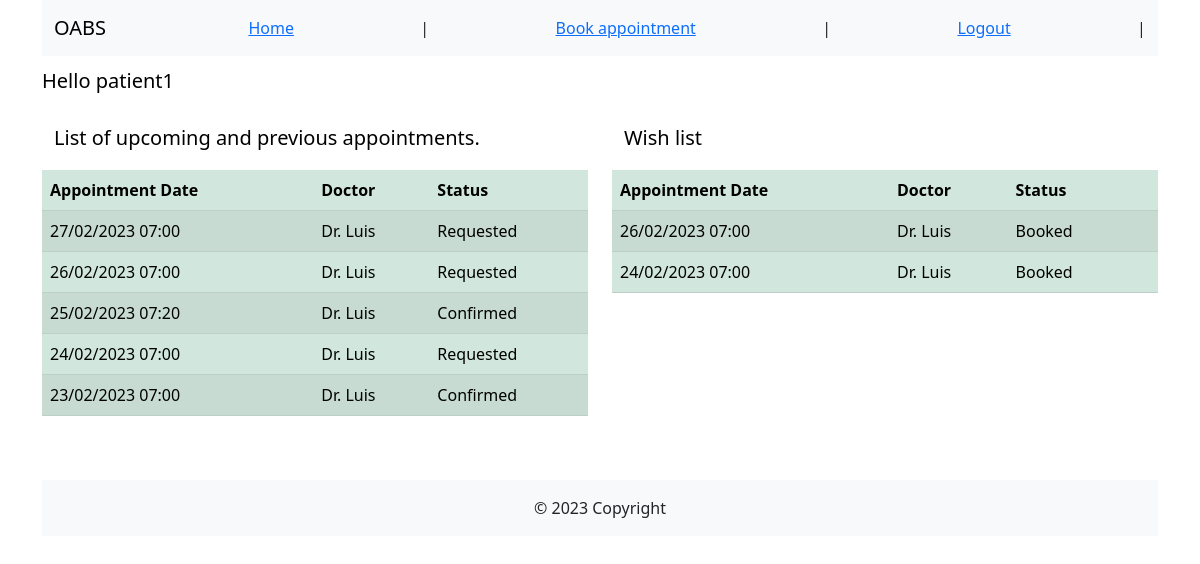
Page /home/ (signed in) on the earlier database version.
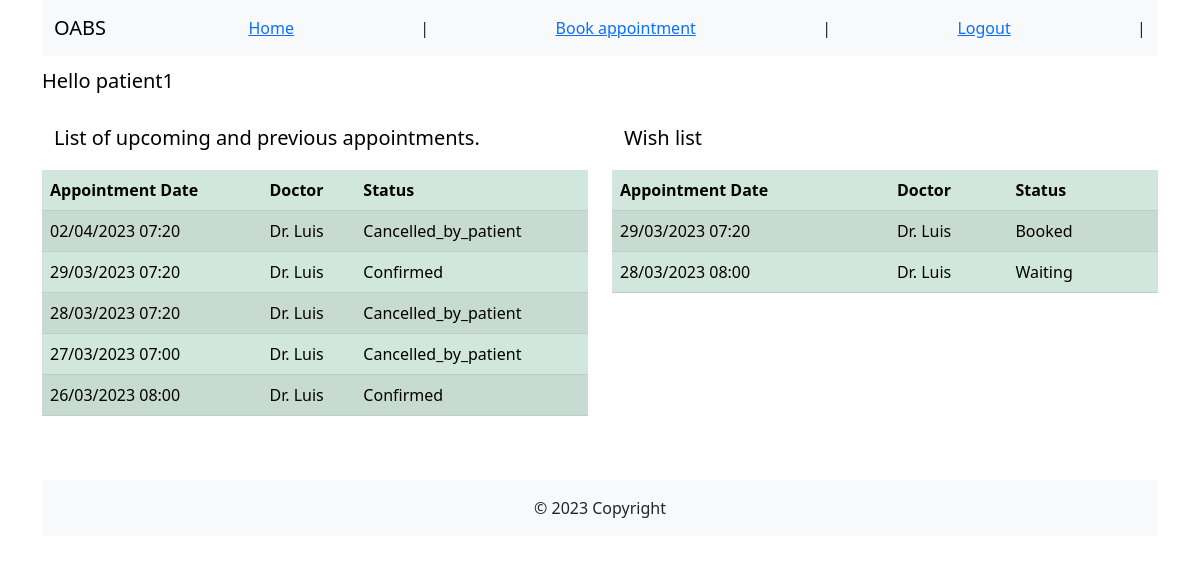
Same page on the later database version.
### appointments_app/models.py (models this page shows, shortened)
class Appointment(models.Model):
    patient = models.ForeignKey(Patient, on_delete=models.CASCADE)
    doctor = models.ForeignKey(Doctor, on_delete=models.CASCADE)
    appointment_date = models.DateTimeField(blank=False)
    symptoms = models.CharField(max_length=256, blank=False)
    request_date = models.DateTimeField(default = timezone.now)
    appointment_status = models.ForeignKey(
        AppointmentStatus, on_delete=models.CASCADE, to_field='status', default='Requested')
    class Meta:
        constraints = [models.UniqueConstraint(
            fields=['doctor', 'appointment_date', 'appointment_status'],
            condition=Q(appointment_status='Requested') | Q(appointment_status='Confirmed'),
            name='unique_appointment')]

class AppointmentStatus(models.Model):
    status = models.CharField(max_length=256, blank=False, unique=True)
    def __str__(self):
        return f'{self.status}'

class WishList(models.Model):
    patient = models.ForeignKey(Patient, on_delete=models.CASCADE)
    doctor = models.ForeignKey(Doctor, on_delete=models.CASCADE)
    appointment_date = models.DateTimeField(blank=False)
    symptoms = models.CharField(max_length=256, blank=False)
    request_date = models.DateTimeField(default = timezone.now)
    wishlist_status = models.ForeignKey(
        WishListStatus, on_delete=models.CASCADE, to_field='status', default='Waiting')
    class Meta:
        constraints = [models.UniqueConstraint(
            fields=['patient','doctor', 'appointment_date', 'wishlist_status'],
            condition=Q(wishlist_status='Waiting') | Q(wishlist_status='Available')| Q(wishlist_status='Booked'),
            name='unique_wishlist_record')]

class WishListStatus(models.Model):
    status = models.CharField(max_length=256, blank=False, unique=True)
    def __str__(self):
        return f'{self.status}'

### users_app/models.py (models this page shows, shortened)
class Doctor(models.Model):
    user = models.OneToOneField(User, on_delete=models.CASCADE)
    type = models.ForeignKey(DoctorType, on_delete=models.PROTECT)
    licence_valid = models.BooleanField(blank=False)
    dob = models.DateField(blank=False)
    home_address = models.CharField(max_length=256, blank=False)
    home_phone = models.CharField(max_length=20, blank=False)

### users_app/views.py (the view, shortened to what this page needs)
# urls.py: path('home/', views.home_view, name='home_page'),
@login_required(login_url='users_app:login_page')
def home_view(request):
    if request.user.groups.filter(name='patients').exists():
        try:
            patient = Patient.objects.get(user=request.user)
            appointments = Appointment.objects.filter(
                patient=patient).order_by('-appointment_date')[:20]
            wishlist = WishList.objects.filter(
                patient=patient).order_by('-appointment_date')[:20]
        except Patient.DoesNotExist:
            return HttpResponseNotFound("Error: Patient_id not found.")
        except Exception:
            return HttpResponseNotFound("Error: DB error .")
        return render(request,
                      'home_patient.html',
                      context={'user': request.user,
                               'appointments': appointments,
                               'wishlist': wishlist})
    else:
        return HttpResponseNotFound('<h1>No group assigned to the user</h1>')

### users_app/templates/home_patient.html (shortened to what this page needs)
{% extends "./base.html" %}
{% block nav %}
{% include "./nav_patient.html" %}
{% endblock %}
{% block content %}
{% if user.is_authenticated %}
<div class="row">
    <nav class="navbar navbar-light ">
        <div class="container-fluid">
            <p class="navbar-brand mb-1 h1">Hello {{ user.username }} </p>
        </div>
    </nav>
</div>
<div class="row">
    <div class="col">
        <div class="col">
            <nav class="navbar navbar-light ">
                <div class="container-fluid">
                    <span class="navbar-brand mb-1 ">List of upcoming and previous appointments.</span>
                </div>
            </nav>
        </div>
        <table class="table table-success table-striped">
            <thead>
                <tr>
                    <th scope="col">Appointment Date</th>
                    <th scope="col">Doctor</th>
                    <th scope="col">Status</th>
                </tr>
            </thead>
            <tbody>
                {% for appointment in appointments %}
                <tr>
                    <td>{{ appointment.appointment_date|date:"d/m/Y H:i"}}</td>
                    <td>Dr. {{ appointment.doctor.user.last_name }}</td>
                    <td>{{ appointment.appointment_status }}</td>
                </tr>
                {% endfor %}
            </tbody>
        </table>
    </div>
    <div class="col">
        <nav class="navbar navbar-light ">
            <div class="container-fluid">
                <span class="navbar-brand mb-1 ">Wish list</span>
            </div>
        </nav>
        <table class="table table-success table-striped">
            <thead>
                <tr>
                    <th scope="col">Appointment Date</th>
                    <th scope="col">Doctor</th>
                    <th scope="col">Status</th>
                    <th scope="col"></th>
                </tr>
            </thead>
            <tbody>
                {% for entry in wishlist %}
                <tr>
                    <td>{{ entry.appointment_date|date:"d/m/Y H:i" }}</td>
                    <td>Dr. {{ entry.doctor.user.last_name }}</td>
                    <td>{{ entry.wishlist_status }}</td>
                    {% if entry.wishlist_status.status == "Available" %}
                    <td>
                        <form action="{% url 'appointments_app:book_appointment' %}" method="post">
                            {% csrf_token %}
                            <input type="hidden" name="doctor" value="{{ entry.doctor.pk }}" />
                            <input type="hidden" name="appointment_date"
                                value="{{ entry.appointment_date|date:'c' }}" />
                            <input type="hidden" name="symptoms" value='{{ entry.symptoms }}' />
                            <button type="submit" class="btn btn-primary">Book</button>
                        </form>
                    </td>
                    {% else %}
                    <td></td>
                    {% endif %}
                </tr>
                {% endfor %}
            </tbody>
        </table>
    </div>
</div>
{% endif %}
{% endblock %}

Differences in the rows shown:
removed Appointment: appointment_date "27/02/2023 07:00", doctor.user.last_name "Luis", appointment_status "Requested"
removed Appointment: appointment_date "26/02/2023 07:00", doctor.user.last_name "Luis", appointment_status "Requested"
removed Appointment: appointment_date "25/02/2023 07:20", doctor.user.last_name "Luis", appointment_status "Confirmed"
removed Appointment: appointment_date "24/02/2023 07:00", doctor.user.last_name "Luis", appointment_status "Requested"
removed Appointment: appointment_date "23/02/2023 07:00", doctor.user.last_name "Luis", appointment_status "Confirmed"
removed WishList: appointment_date "26/02/2023 07:00", doctor.user.last_name "Luis", wishlist_status "Booked"
removed WishList: appointment_date "24/02/2023 07:00", doctor.user.last_name "Luis", wishlist_status "Booked"
added Appointment: appointment_date "02/04/2023 07:20", doctor.user.last_name "Luis", appointment_status "Cancelled_by_patient"
added Appointment: appointment_date "29/03/2023 07:20", doctor.user.last_name "Luis", appointment_status "Confirmed"
added Appointment: appointment_date "28/03/2023 07:20", doctor.user.last_name "Luis", appointment_status "Cancelled_by_patient"
added Appointment: appointment_date "27/03/2023 07:00", doctor.user.last_name "Luis", appointment_status "Cancelled_by_patient"
added Appointment: appointment_date "26/03/2023 08:00", doctor.user.last_name "Luis", appointment_status "Confirmed"
added WishList: appointment_date "29/03/2023 07:20", doctor.user.last_name "Luis", wishlist_status "Booked"
added WishList: appointment_date "28/03/2023 08:00", doctor.user.last_name "Luis", wishlist_status "Waiting"
